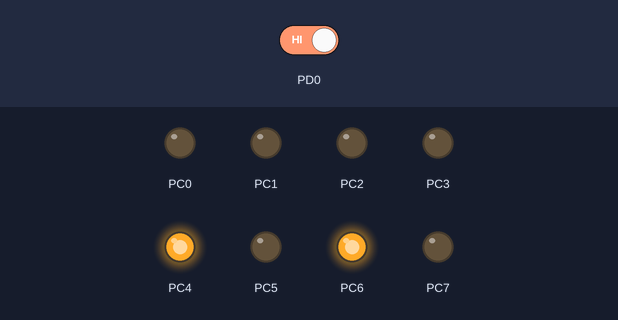
This program was run on a simulated ATmega2560, built with avr-gcc and emulated at 16 MHz. Parts: output pins drawn as LEDs (lit = HIGH). The test bench sets the inputs (shaded band); at power-on: PD0 HIGH.

Above: at 1.2 s.
1.3 s: PD0 driven LOW
At 1.6 s:
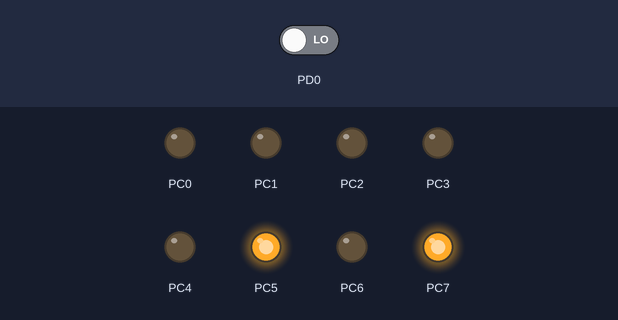
Timing chart, 0 to 4.3 s (numbered marks = the images above; inputs shaded):
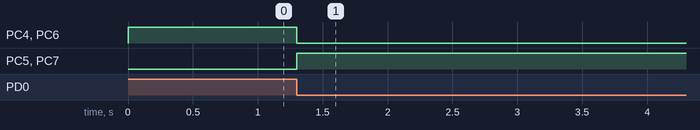

Measured:
- after the input at 1.3 s, PC4, PC6: HIGH → LOW at once; PC5, PC7: LOW → HIGH at once

The program:

main.c
```c
/*
 * Int_Ext.c
 *
 * Created: 28/10/2020 15:23:28
 * Author : Wels
 */

#define F_CPU 16000000UL

#include <avr/io.h>
#include <util/delay.h>
#include <avr/interrupt.h>

volatile uint8_t i = 0;

int main(void)
{
	DDRC = 0xFF;// Salida Puerto C
	DDRD &= ~(1<<0); //INT0 PD0 ENTRADA
	EIMSK |= (1<<0); // INT0 HABILITADO;
    EICRA = 0X02;// aNY CHANGE
	sei();// Habilitando Interrupciones
    while (1)
    {
		if (i == 1)
		{
			PORTC = 0XA0;
		}
		else{
			PORTC = 0x50;
		}
    }
}

ISR (INT0_vect){
	i++;
	if(i == 2){
		i = 0;
	}
}
```
